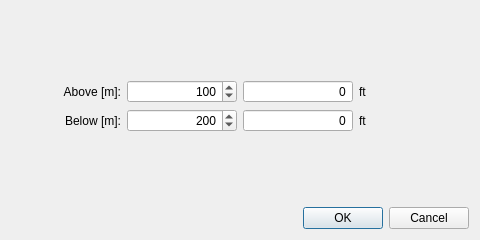
<?xml version="1.0" encoding="UTF-8"?>
<ui version="4.0">
 <class>DialogEditObjectiveAltitude</class>
 <widget class="QDialog" name="DialogEditObjectiveAltitude">
  <property name="geometry">
   <rect>
    <x>0</x>
    <y>0</y>
    <width>480</width>
    <height>240</height>
   </rect>
  </property>
  <property name="windowTitle">
   <string>Edit Objective Altitude</string>
  </property>
  <property name="locale">
   <locale language="English" country="UnitedStates"/>
  </property>
  <property name="modal">
   <bool>true</bool>
  </property>
  <layout class="QGridLayout" name="gridLayout">
   <item row="1" column="1">
    <widget class="QDoubleSpinBox" name="spinBoxAbove">
     <property name="alignment">
      <set>Qt::AlignRight|Qt::AlignTrailing|Qt::AlignVCenter</set>
     </property>
     <property name="decimals">
      <number>0</number>
     </property>
     <property name="minimum">
      <double>0.000000000000000</double>
     </property>
     <property name="maximum">
      <double>5000.000000000000000</double>
     </property>
     <property name="singleStep">
      <double>1.000000000000000</double>
     </property>
     <property name="value">
      <double>100.000000000000000</double>
     </property>
    </widget>
   </item>
   <item row="2" column="1">
    <widget class="QDoubleSpinBox" name="spinBoxBelow">
     <property name="alignment">
      <set>Qt::AlignRight|Qt::AlignTrailing|Qt::AlignVCenter</set>
     </property>
     <property name="decimals">
      <number>0</number>
     </property>
     <property name="minimum">
      <double>0.000000000000000</double>
     </property>
     <property name="maximum">
      <double>5000.000000000000000</double>
     </property>
     <property name="singleStep">
      <double>1.000000000000000</double>
     </property>
     <property name="value">
      <double>200.000000000000000</double>
     </property>
    </widget>
   </item>
   <item row="1" column="3">
    <widget class="QLabel" name="label_3">
     <property name="text">
      <string>ft</string>
     </property>
    </widget>
   </item>
   <item row="2" column="0">
    <widget class="QLabel" name="label_2">
     <property name="text">
      <string>Below [m]:</string>
     </property>
     <property name="alignment">
      <set>Qt::AlignRight|Qt::AlignTrailing|Qt::AlignVCenter</set>
     </property>
     <property name="buddy">
      <cstring>spinBoxBelow</cstring>
     </property>
    </widget>
   </item>
   <item row="1" column="2">
    <widget class="QDoubleSpinBox" name="spinBoxAboveFt">
     <property name="alignment">
      <set>Qt::AlignRight|Qt::AlignTrailing|Qt::AlignVCenter</set>
     </property>
     <property name="readOnly">
      <bool>true</bool>
     </property>
     <property name="buttonSymbols">
      <enum>QAbstractSpinBox::NoButtons</enum>
     </property>
     <property name="decimals">
      <number>0</number>
     </property>
     <property name="maximum">
      <double>15000.000000000000000</double>
     </property>
    </widget>
   </item>
   <item row="5" column="0" colspan="4">
    <widget class="QDialogButtonBox" name="buttonBox">
     <property name="orientation">
      <enum>Qt::Horizontal</enum>
     </property>
     <property name="standardButtons">
      <set>QDialogButtonBox::Cancel|QDialogButtonBox::Ok</set>
     </property>
    </widget>
   </item>
   <item row="1" column="0">
    <widget class="QLabel" name="label">
     <property name="text">
      <string>Above [m]:</string>
     </property>
     <property name="alignment">
      <set>Qt::AlignRight|Qt::AlignTrailing|Qt::AlignVCenter</set>
     </property>
     <property name="buddy">
      <cstring>spinBoxAbove</cstring>
     </property>
    </widget>
   </item>
   <item row="2" column="3">
    <widget class="QLabel" name="label_4">
     <property name="text">
      <string>ft</string>
     </property>
    </widget>
   </item>
   <item row="2" column="2">
    <widget class="QDoubleSpinBox" name="spinBoxBelowFt">
     <property name="alignment">
      <set>Qt::AlignRight|Qt::AlignTrailing|Qt::AlignVCenter</set>
     </property>
     <property name="readOnly">
      <bool>true</bool>
     </property>
     <property name="buttonSymbols">
      <enum>QAbstractSpinBox::NoButtons</enum>
     </property>
     <property name="decimals">
      <number>0</number>
     </property>
     <property name="maximum">
      <double>15000.000000000000000</double>
     </property>
    </widget>
   </item>
   <item row="4" column="0" colspan="4">
    <spacer name="verticalSpacer">
     <property name="orientation">
      <enum>Qt::Vertical</enum>
     </property>
     <property name="sizeHint" stdset="0">
      <size>
       <width>299</width>
       <height>30</height>
      </size>
     </property>
    </spacer>
   </item>
   <item row="0" column="0" colspan="4">
    <spacer name="verticalSpacer_2">
     <property name="orientation">
      <enum>Qt::Vertical</enum>
     </property>
     <property name="sizeHint" stdset="0">
      <size>
       <width>299</width>
       <height>34</height>
      </size>
     </property>
    </spacer>
   </item>
  </layout>
 </widget>
 <tabstops>
  <tabstop>spinBoxAbove</tabstop>
  <tabstop>spinBoxBelow</tabstop>
  <tabstop>buttonBox</tabstop>
 </tabstops>
 <resources/>
 <connections>
  <connection>
   <sender>buttonBox</sender>
   <signal>accepted()</signal>
   <receiver>DialogEditObjectiveAltitude</receiver>
   <slot>accept()</slot>
   <hints>
    <hint type="sourcelabel">
     <x>248</x>
     <y>254</y>
    </hint>
    <hint type="destinationlabel">
     <x>157</x>
     <y>274</y>
    </hint>
   </hints>
  </connection>
  <connection>
   <sender>buttonBox</sender>
   <signal>rejected()</signal>
   <receiver>DialogEditObjectiveAltitude</receiver>
   <slot>reject()</slot>
   <hints>
    <hint type="sourcelabel">
     <x>316</x>
     <y>260</y>
    </hint>
    <hint type="destinationlabel">
     <x>286</x>
     <y>274</y>
    </hint>
   </hints>
  </connection>
 </connections>
</ui>
